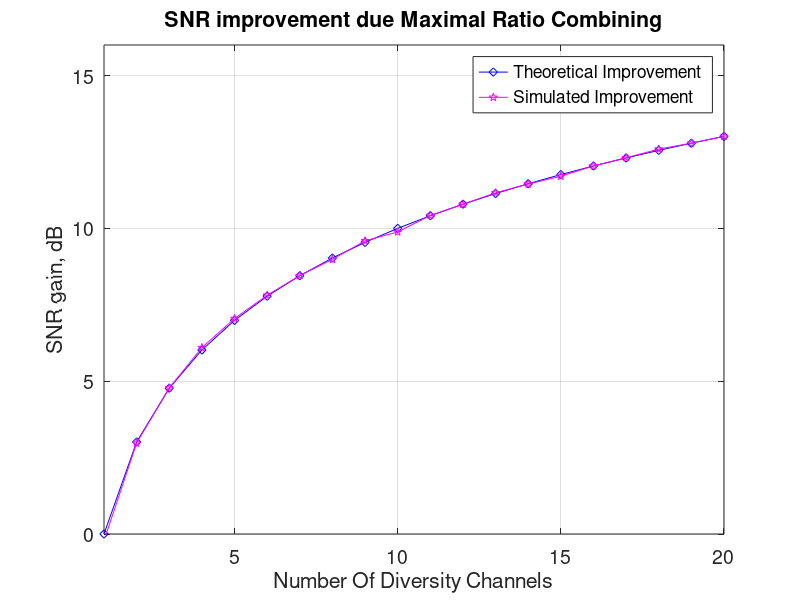

Write MATLAB code to recreate this figure.
clear
N = 10^3; % number of bits or symbols

% Transmitter
ip = rand(1,N)>0.5; % generating 0,1 with equal probability
s = 2*ip-1; % BPSK modulation 0 -> -1; 1 -> 0

nRx = [1:20];
Eb_N0_dB =   [25]; % multiple Eb/N0 values

for jj = 1:length(nRx)

    for ii = 1:length(Eb_N0_dB)

        n = 1/sqrt(2)*[randn(nRx(jj),N) + j*randn(nRx(jj),N)]; % white gaussian noise, 0dB variance
        h = 1/sqrt(2)*[randn(nRx(jj),N) + j*randn(nRx(jj),N)]; % Rayleigh channel

        % Channel and noise Noise addition
        sD = kron(ones(nRx(jj),1),s);%sD = 1; 
        y = h.*sD + 10^(-Eb_N0_dB(ii)/20)*n;

        % maximal ratio combining
        yHat =  sum(conj(h).*y,1); 
        
        % effective SNR
        EbN0EffSim(ii,jj) = mean(abs(yHat));
        EbN0EffThoery(ii,jj) = nRx(jj);

    end

end


close all
figure
plot(nRx,10*log10(EbN0EffThoery),'bd-');
hold on
plot(nRx,10*log10(EbN0EffSim),'mp-');
axis([1 20 0 16])
grid on
legend('Theoretical Improvement', 'Simulated Improvement', 'FontSize',14);
xlabel('Number Of Diversity Channels', 'FontSize',14);
ylabel('SNR gain, dB', 'FontSize',14);
title('SNR improvement due Maximal Ratio Combining', 'FontSize',14);
set(gca, 'FontSize',14); 
